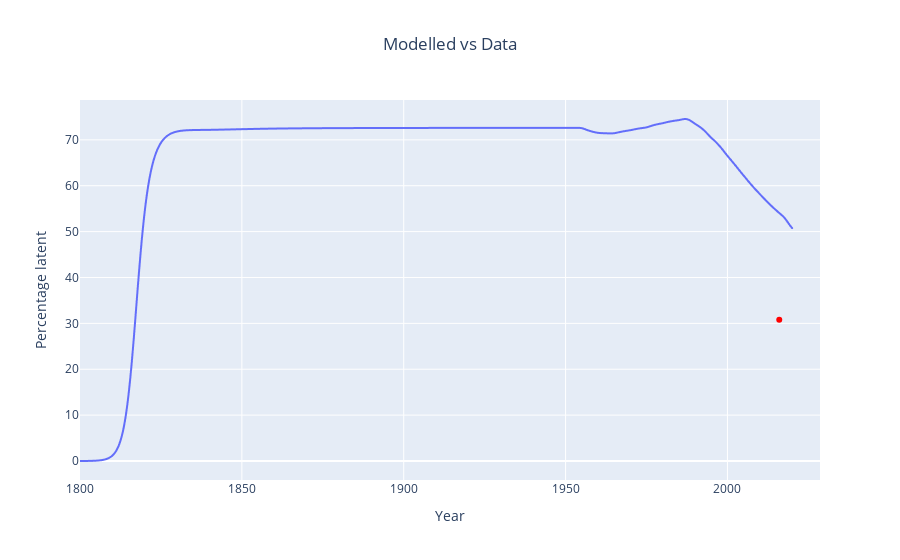

Notebook code for this chart:
### Code cell
latent_1 = px.line(
    derived_df_0,
    x=derived_df_0.index,
    y="percentage_latent",
)
latent_2 = px.scatter(x= plots['percentage_latent']['times'], y = plots['percentage_latent']['values'])
latent_2.update_traces(marker=dict(color="red"))
latent_plot = go.Figure(
    data=latent_1.data + latent_2.data,
)
latent_plot.update_layout(
    title="Modelled vs Data", title_x=0.5, xaxis_title="Year", yaxis_title="Percentage latent"
)
latent_plot.show()

### Figure 1 — Plotly figure (JSON) as saved in the notebook; plotly's stock layout.template omitted (floating-point values rounded to 4 significant figures; data arrays with more than 128 entries replaced by an {"elided": "..."} marker saying what was removed)
{"data": [{"hovertemplate": "index=%{x}<br>percentage_latent=%{y}<extra></extra>", "legendgroup": "", "line": {"color": "#636efa", "dash": "solid"}, "marker": {"symbol": "circle"}, "mode": "lines", "name": "", "showlegend": false, "type": "scattergl", "x": {"elided": "2201 float values"}, "xaxis": "x", "y": {"elided": "2201 float values"}, "yaxis": "y"}, {"hovertemplate": "x=%{x}<br>y=%{y}<extra></extra>", "legendgroup": "", "marker": {"color": "red", "symbol": "circle"}, "mode": "markers", "name": "", "orientation": "v", "showlegend": false, "type": "scatter", "x": [2016], "xaxis": "x", "y": [30.8], "yaxis": "y"}], "layout": {"title": {"text": "Modelled vs Data", "x": 0.5}, "xaxis": {"title": {"text": "Year"}}, "yaxis": {"title": {"text": "Percentage latent"}}}}
